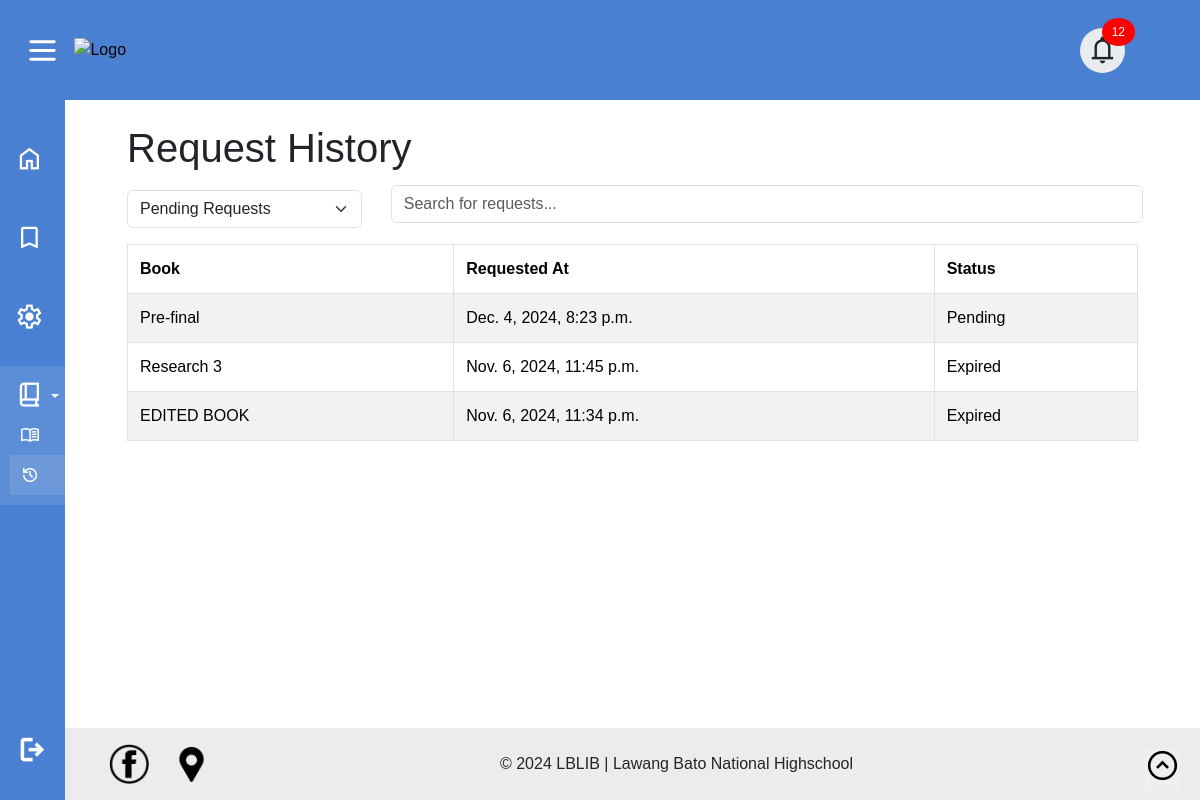
Screenshot of /student/request-history/ (signed in) with the database file from the repository.
### librarian/models.py (models this page shows, shortened)
class BorrowRequest(models.Model):
    book = models.ForeignKey(Books, on_delete=models.CASCADE)
    requested_by = models.ForeignKey(User, on_delete=models.CASCADE)
    requested_at = models.DateTimeField(auto_now_add=True)
    expires_at = models.DateTimeField(default=default_expiry)
    status = models.CharField(max_length=20, choices=[('Pending', 'Pending'), ('Approved', 'Approved'), ('Denied', 'Denied'), ('Expired', 'Expired')], default='Pending')
    file_type = models.CharField(max_length=20, choices=[('eBook', 'eBook'), ('Research Paper', 'Research Paper')], default='eBook')
    def is_expired(self):
        return timezone.now() > self.expires_at
    class Meta:
        indexes = [
            models.Index(fields=['book', 'requested_by']),
        ]

class Books(models.Model):
    BookTitle = models.CharField(max_length=100, unique=True)
    Author = models.CharField(max_length=100)
    Description = models.TextField(null=True, blank=True)
    Date = models.DateField()
    Category = models.ManyToManyField(Category)
    SubCategory = models.ManyToManyField(SubCategory)
    SubSection = models.ManyToManyField(SubSection)
    Language = models.CharField(max_length=100, choices=LANGUAGE_CHOICES, default='english')
    BookFile = models.FileField(upload_to="books/files/", default='default_value.pdf')
    BookImage = models.ImageField(upload_to="books/images/", default='default_image.jpg')
    deleted_at = models.DateTimeField(null=True, blank=True)
    available = models.BooleanField(default=True)
    bookmarked_by = models.ManyToManyField(User, related_name='bookmarks', blank=True)
    borrowed = models.ManyToManyField(User, related_name='borrow', blank="True")
    PageViews = models.IntegerField(default=0)
    eBook = models.BooleanField(default=False)
    research_paper = models.BooleanField(default=False)
    hardCopy = models.BooleanField(default=False)
    stock = models.IntegerField(default=0)
    TimesBorrow = models.IntegerField(default=0)
    def __str__(self):
        return self.BookTitle

### student/views.py (the view)
# urls.py: path('request-history/', views.request_history_view, name='request_history'),
@login_required
def request_history_view(request):
    pending_requests = BorrowRequest.objects.filter(requested_by=request.user).order_by('-requested_at')
    approved_requests = ApprovedRequest.objects.filter(requested_by=request.user).order_by('-approved_at')
    declined_requests = DeclinedRequest.objects.filter(requested_by=request.user).order_by('-declined_at')
    for request_obj in pending_requests:
        if request_obj.is_expired() and request_obj.status != 'Expired':
            request_obj.status = 'Expired'
            request_obj.save()
    context = {
        'pending_requests': pending_requests,
        'approved_requests': approved_requests,
        'declined_requests': declined_requests,
    }
    return render(request, 'requesthistory.html', context)

### student/templatetags/custom_tags.py (called while the page is built)
@register.filter(name='is_student')
def is_student(user):
    return user.groups.filter(name='Student').exists()

### student/templates/requesthistory.html (shortened to what this page needs)
{% extends 'student.html' %}
{% block body %}
<div class="container mt-4">
  <h1>Request History</h1>
  <div class="row mb-3 align-items-end">
    <div class="col-md-3">
      <div class="form-group">
        <select
          class="form-select"
          id="requestTypeSelect"
          onchange="toggleRequestTable()"
        >
          <option value="pending">Pending Requests</option>
        </select>
      </div>
    </div>
    <div class="col-md-9">
      <div class="form-group">
        <input
          type="text"
          class="form-control"
          id="searchInput"
          onkeyup="searchTable()"
          placeholder="Search for requests..."
        />
      </div>
    </div>
  </div>
  <div id="pendingRequestsTable" class="request-table">
    {% if pending_requests %}
    <table class="table table-striped">
      <thead class="thead-light">
        <tr>
          <th>Book</th>
          <th>Requested At</th>
          <th>Status</th>
        </tr>
      </thead>
      <tbody>
        {% for request in pending_requests %}
        <tr>
          <td>{{ request.book }}</td>
          <td>{{ request.requested_at }}</td>
          <td>{{ request.status }}</td>
        </tr>
        {% endfor %}
      </tbody>
    </table>
    {% else %}
    <div class="alert alert-warning">No pending requests found.</div>
    {% endif %}
  </div>
</div>
{% endblock %}

### student/templates/requesthistory.html (style rules this page uses)
.container { margin-top: 5rem; }
.table { width: 100%; margin-bottom: 1rem; border-collapse: collapse; }
.table thead { background-color: #007bff; color: #fff; }
.table th, .table td { padding: 0.75rem; border: 1px solid #dee2e6; }
.table-striped tbody tr:nth-of-type(odd) { background-color: #f8f9fa; }

### rows the page displays
BorrowRequest: book "Pre-final", requested_at "Dec. 4, 2024, 8:23 p.m.", status "Pending"
BorrowRequest: book "Research 3", requested_at "Nov. 6, 2024, 11:45 p.m.", status "Expired"
BorrowRequest: book "EDITED BOOK", requested_at "Nov. 6, 2024, 11:34 p.m.", status "Expired"
